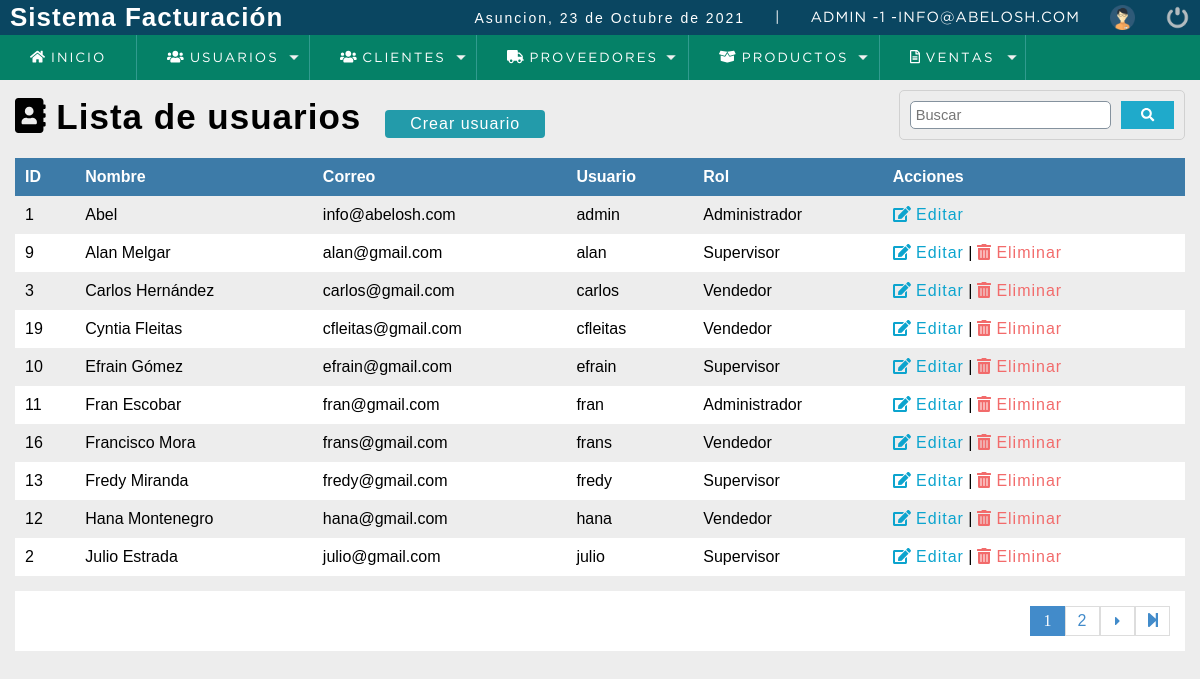
The page /sistema/lista_usuarios.php (signed in) on the database its author committed.
### tables this page shows
CREATE TABLE `usuario` (
  `idusuario` int(11) NOT NULL,
  `nombre` varchar(50) DEFAULT NULL,
  `correo` varchar(100) DEFAULT NULL,
  `usuario` varchar(15) DEFAULT NULL,
  `clave` varchar(100) DEFAULT NULL,
  `rol` int(11) DEFAULT NULL,
  `estatus` int(11) NOT NULL DEFAULT 1
);

CREATE TABLE `rol` (
  `idrol` int(11) NOT NULL,
  `rol` varchar(20) DEFAULT NULL
);

### sistema/lista_usuarios.php (the view, shortened to what this page needs)
<?php
	include "../conexion.php";
 ?>
<!DOCTYPE html>
<html lang="en">
<head>
	<?php include "includes/scripts.php";?>
</head>
<body>
	<?php include "includes/header.php"; ?>
	<section id="container">
		<h1> <i class="fas fa-address-book"></i> Lista de usuarios</h1>
		<a href="registro_usuario.php" class="btn_new">Crear usuario</a>
		<form action="buscar_usuario.php" method="get" class="form_search">
			<input type="text" name="busqueda" id="busqueda" placeholder="Buscar">
			<button type="submit" class="btn_search"><i class="fas fa-search"></i></button>
		</form>
		<table>
			<tr>
				<th>ID</th>
				<th>Nombre</th>
				<th>Correo</th>
				<th>Usuario</th>
				<th>Rol</th>
				<th>Acciones</th>
			</tr>
			<?php
				$sql_registe = mysqli_query($conection,"SELECT COUNT(*) AS total_registro FROM usuario WHERE estatus = 1");
				$result_register = mysqli_fetch_array($sql_registe);
				$total_registro = $result_register['total_registro'];
				$por_pagina = 10;
				if(empty($_GET['pagina']))
				{
					$pagina = 1;
				}else{
					$pagina = $_GET['pagina'];
				}
				$desde = ($pagina-1) * $por_pagina;
				$total_paginas = ceil($total_registro / $por_pagina);
				$query = mysqli_query($conection, "SELECT u.idusuario, u.nombre, u.correo, u.usuario, r.rol FROM usuario u INNER JOIN rol r ON u.rol = r.idrol WHERE estatus = 1
					ORDER BY u.nombre ASC
					LIMIT $desde,$por_pagina
					");
				$result = mysqli_num_rows($query);
				if($result > 0){
					while ($data = mysqli_fetch_array($query)) {
				?>
					<tr>
						<td><?php echo $data['idusuario']; ?></td>
						<td><?php echo $data['nombre']; ?></td>
						<td><?php echo $data['correo']; ?></td>
						<td><?php echo $data['usuario']; ?></td>
						<td><?php echo $data['rol']; ?></td>
						<td>
							<a class="link_edit" href="editar_usuario.php?id=<?php echo $data['idusuario']; ?>"> <i class="fas fa-edit"></i> Editar</a>
							<?php if($data["idusuario"] != 1) { ?>
							|
							<a class="link_delete" href="eliminar_confirmar_usuario.php?id=<?php echo $data['idusuario']; ?>"> <i class="fas fa-trash-alt"></i> Eliminar</a>
						<?php } ?>
						</td>
					</tr>
				<?php
					}
				}
			 ?>
		</table>
		<div class="paginador">
			<ul>
				<?php
				for ($i=1; $i <=  $total_paginas; $i++) {
					if ($i == $pagina) {
						echo '<li class ="pageSelected">'.$i.'</li>';
					}else{
					echo '<li><a href="?pagina='.$i.'">'.$i.'</a></li>';
					}
				}
				if ($pagina != $total_paginas)
				{
				 ?>
				<li><a href="?pagina=<?php echo $pagina + 1; ?>"><i class="fas fa-caret-right fa-sm"></i></a></li>
				<li><a href="?pagina=<?php echo $total_paginas; ?>"><i class="fas fa-step-forward "></i></a></li>
				<?php
					}
				 ?>
			</ul>
		</div>
	</section>
	<?php include "includes/footer.php"; ?>
</body>
</html>

### sistema/css/style.css (style rules this page uses)
* { margin: 0; padding: 0; box-sizing: border-box; }
body { background: #ededed; }
h1, h2, h3, h4, h5, h6 { font-family: 'arial'; font-weight: bold; letter-spacing: 1px; }
h1 { font-size: 26px; }
a { text-decoration: none; font-family: arial; letter-spacing: 1px; }
#container { padding: 90px 15px 15px; }
form { background: #FFF; margin: auto; padding: 20px 50px; border: 1px solid #d1d1d1; }
input,select { display: block; width: 100%; font-size: 11pt; padding: 5px; border: 1px solid #85929e; border-radius: 5px; }
#container h1 { font-size: 35px; display: inline-block; color: #000000; }
.btn_new { display: inline-block; background: #239baa; color: #FFF; padding: 5px 25px; border-radius: 4px; margin: 20px; }
table { border-collapse: collapse; font-size: 12pt; font-family: 'arial'; width: 100%; color: #000000; }
table th { text-align: left; padding: 10px; background: #3d7ba8; color: #FFF; }
table tr:nth-child(odd) { background: #FFF; }
table td { padding: 10px; }
.link_edit { color:#0ca4ce; }
.link_delete { color: #f26b6b; }
.paginador ul { padding: 15px; list-style: none; background: #FFF; margin-top: 15px; display: -webkit-flex; display: -moz-flex; display: -ms-flex; display: -o-flex; display: flex; justify-content: flex-end; }
.paginador a, .pageSelected { color: #428bca; border: 1px solid #ddd; padding: 5px; display: inline-block; text-align: center; width: 35px; }
.pageSelected { color: #FFF; background: #428bca; border: 1px solid #428bca; }
.form_search { display: -webkit-flex; display: -moz-flex; display: -ms-flex; display: -o-flex; display: flex; float: right; background: initial; padding: 10px; border-radius: 5px; }
.form_search .btn_search { background: #1faacB; color: #FFF; padding: 0 20px; border: 0; cursor: pointer; margin-left: 10px; }

### rows shown on the page
usuario: idusuario "1", nombre "Abel", correo "info@abelosh.com", usuario "admin", rol.rol "Administrador"
usuario: idusuario "9", nombre "Alan Melgar", correo "alan@gmail.com", usuario "alan", rol.rol "Supervisor"
usuario: idusuario "3", nombre "Carlos Hernández", correo "carlos@gmail.com", usuario "carlos", rol.rol "Vendedor"
usuario: idusuario "19", nombre "Cyntia Fleitas", correo "cfleitas@gmail.com", usuario "cfleitas", rol.rol "Vendedor"
usuario: idusuario "10", nombre "Efrain Gómez", correo "efrain@gmail.com", usuario "efrain", rol.rol "Supervisor"
usuario: idusuario "11", nombre "Fran Escobar", correo "fran@gmail.com", usuario "fran", rol.rol "Administrador"
usuario: idusuario "16", nombre "Francisco Mora", correo "frans@gmail.com", usuario "frans", rol.rol "Vendedor"
usuario: idusuario "13", nombre "Fredy Miranda", correo "fredy@gmail.com", usuario "fredy", rol.rol "Supervisor"
usuario: idusuario "12", nombre "Hana Montenegro", correo "hana@gmail.com", usuario "hana", rol.rol "Vendedor"
usuario: idusuario "2", nombre "Julio Estrada", correo "julio@gmail.com", usuario "julio", rol.rol "Supervisor"

### other values the page prints
fechaC() "23 de Octubre de 2021"
$_SESSION['user'] "ADMIN"
$_SESSION['rol'] "1"
$_SESSION['email'] "INFO@ABELOSH.COM"
